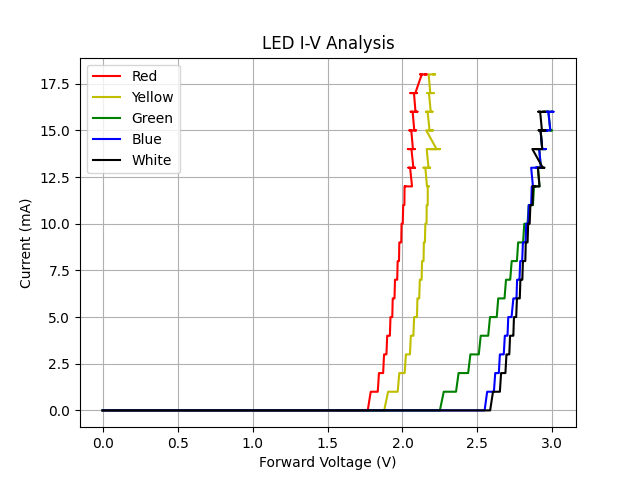

Generate this figure with Python:
# from matplotlib import pyplot as plt


# data = {}
# headers = []

# colors = ['Red','Yellow','Green','Blue','White']
# col = ['R','Y','G','B','W']
# linecolors = ['r','y','g','b','k']
# image_name = 'LED_VI_Curves.png'
# file_name = 'LED_VI_Curves.txt'

# with open('LED_IV_Curves_dmm.txt', 'r') as file:
#     # Read the first line (header)
#     headers = file.readline().strip().split(',')

#     # Initialize empty lists for each column
#     for header in headers:
#         data[header] = []

#     # Read the remaining lines
#     for line in file:
#         # Split the line into individual values
#         values = line.strip().split(',')

#         # Assign values to corresponding columns
#         for i, header in enumerate(headers):
#             data[header].append(float(values[i]))

# # Print the headers
# # print(headers)

# # Print the imported data
# # for header in headers:
# #     print(f'{header}: {data[header]}')

# print('\n# V_PS_R')
# print(data['# V_PS_R'])


# plt.figure()
# # for i in range(len(colors)):
# #     plt.plot(data[],data[:,i*3+2]*1000,linecolors[i]\
# #              ,label=colors[i])
# VLEDC = ['V_LED_R','V_LED_Y','V_LED_G','V_LED_B','V_LED_W']
# IC = ['I_R','I_Y','I_G','I_B','I_W',]




# # print(data['I_R'][47]*1000)    

from matplotlib import pyplot as plt

data = {}
headers = []

colors = ['Red', 'Yellow', 'Green', 'Blue', 'White']
linecolors = ['r', 'y', 'g', 'b', 'k']
image_name = 'LED_VI_Curves.png'
file_name = 'LED_VI_Curves.txt'

with open('LED_IV_Curves_dmm.txt', 'r') as file:
    # Read the first line (header)
    headers = file.readline().strip().split(',')

    # Initialize empty lists for each column
    for header in headers:
        data[header] = []

    # Read the remaining lines
    for line in file:
        # Split the line into individual values
        values = line.strip().split(',')

        # Assign values to corresponding columns
        for i, header in enumerate(headers):
            data[header].append(float(values[i]))

plt.figure()

VLEDC = ['V_LED_R', 'V_LED_Y', 'V_LED_G', 'V_LED_B', 'V_LED_W']
IC = ['I_R', 'I_Y', 'I_G', 'I_B', 'I_W']

for i, led_color in enumerate(colors):
    current_mA = [val * 1000 for val in data[IC[i]]]  # Convert current to mA
    plt.plot(data[VLEDC[i]], current_mA, linecolors[i], label=led_color)

plt.legend()
plt.grid()
plt.xlabel('Forward Voltage (V)')
plt.ylabel('Current (mA)')
plt.title('LED I-V Analysis')
plt.savefig(image_name)  # Save figure
plt.show()

